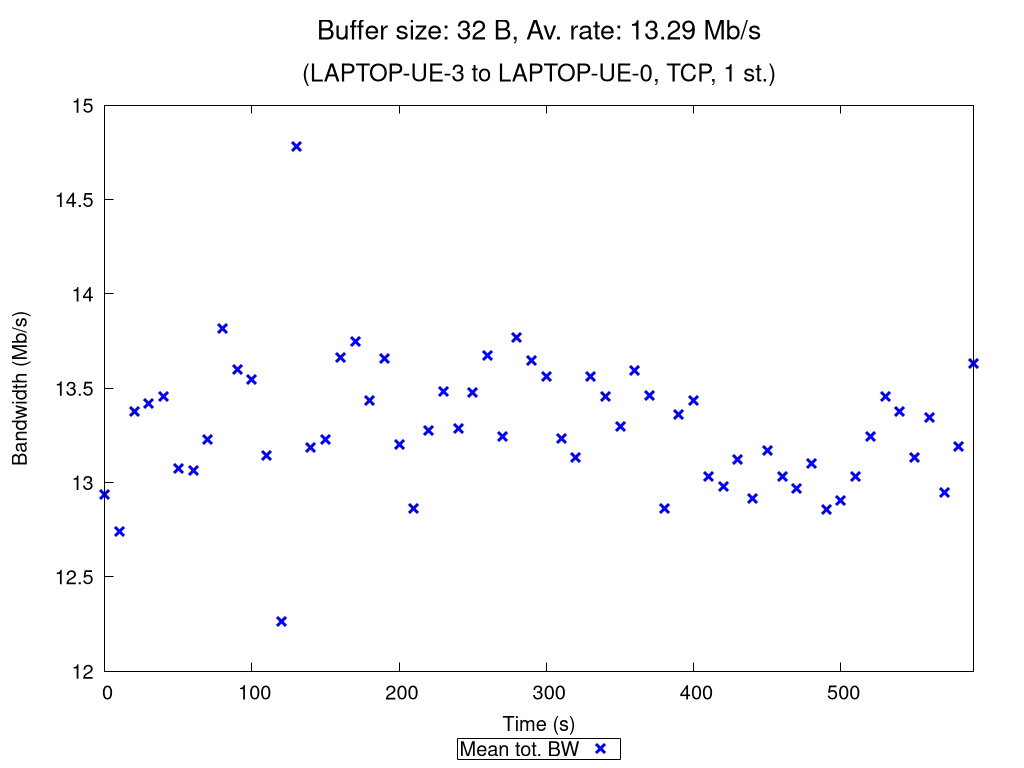

The gnuplot source for this figure:
set terminal pngcairo nocrop enhanced size 1024,768 font "Verdana,15"
set output "TCP_1_st_2020_10_17_19-49-04_two2one_00032B.png"

set title "{/=20 Buffer size: 32 B, Av. rate: 13.29 Mb/s}\n\n{/=18 (LAPTOP-UE-3 to LAPTOP-UE-0, TCP, 1 st.)}"

set xlabel "Time (s)"
set ylabel "Bandwidth (Mb/s)"
set ytics nomirror
set key bmargin center horizontal box samplen 1 width -1
set bmargin 4.6
set rmargin 4.5

rf = 1000000.0  # rate factor
set style fill transparent solid 0.2 noborder
set autoscale xfix
plot "TCP_1_st_2020_10_17_19-49-04_two2one_00032B_iperf_processed.dat" using 1:($2/rf-$3/rf):($2/rf+$3/rf) with filledcurves lc rgb "blue" notitle, \
     "" using 1:($2/rf) with points pt 2 ps 1.5 lw 3 lc rgb "blue" title "Mean tot. BW", \
